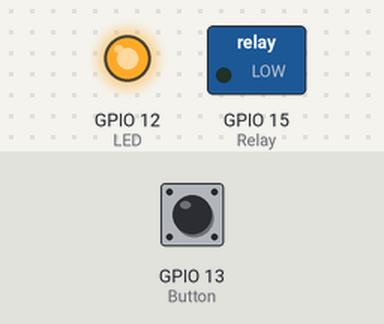
Bench run of a sketch on a simulated ESP8266 (NodeMCU). Shown: switched loads named in the sketch (green lamp = pin HIGH), output pins drawn as LEDs (lit = HIGH). Dashed ring = blinking. The inputs (shaded band) are chosen by the test bench; at power-on: GPIO 13 (Button) HIGH. WiFi joins after 1.5 s; servers stay silent unless stated; storage starts empty; what the sketch prints to the serial monitor is not drawn.

Above: at 2.7 s.
2.8 s: GPIO 13 (Button) pulled LOW for 0.15 s
At 3.5 s:
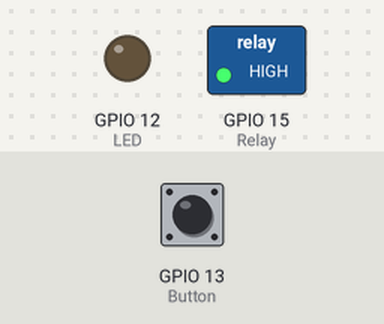
4.4 s: GPIO 13 (Button) pulled LOW for 3.2 s
At 4.61 s:
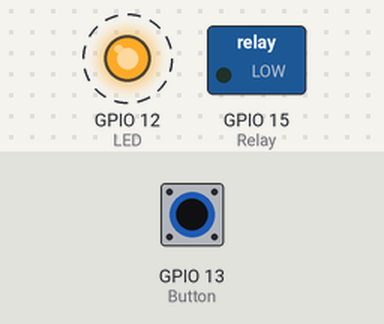
Timing chart, 0 to 9.1 s (numbered marks = the images above; inputs shaded):
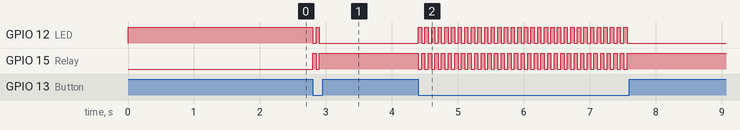

The sketch:

mops.ino
```cpp
#include <Arduino.h>
#include <ESP8266WiFi.h>
#include <WiFiClient.h>
#include <ESP8266WebServer.h>
#include <ESP8266mDNS.h>
#include "WiFiManager.h"
#include <FS.h>
#include <LittleFS.h>
#include <Ticker.h>

String mDNSName = String(ESP.getChipId());
String AccessCode;
const int ServicePort = 80;
ESP8266WebServer WebServer(ServicePort);
Ticker ticker;

const int LED = 12;
const int Relay = 15;
const int Button = 13;

int buttonState = LOW;
int powerState = LOW;

bool shouldSaveConfig = false;


//-------------------------- Electrical Control ---------------------------
void turnOn() {
  Serial.println("Relay On");
  digitalWrite(LED, LOW);
  digitalWrite(Relay, HIGH);
  powerState = HIGH;
}

void turnOff() {
  Serial.println("Relay Off");
  digitalWrite(LED, HIGH);
  digitalWrite(Relay, LOW);
  powerState = LOW;
}

void tick() {
  digitalWrite(LED, !digitalRead(LED));
}
//####################### End Of Electrical Control #######################


//--------------------------- Config Utilities ----------------------------
String readFile(const char* path) {
  if (!LittleFS.exists(path)) {
    File fileToCreate = LittleFS.open(path, "w");
    fileToCreate.print("");
    fileToCreate.close();
  }
  File fileToRead = LittleFS.open(path, "r");
  if (!fileToRead) {
    Serial.print("Failed To Load File: ");
    Serial.println(path);
    return String("");
  }
  size_t size = fileToRead.size();
  std::unique_ptr<char[]> buf(new char[size]);
  fileToRead.readBytes(buf.get(), size);
  fileToRead.close();
  return String(buf.get());
}

bool writeFile(const char* path, String content) {
  File fileToWrite = LittleFS.open(path, "w");
  if (!fileToWrite) {
    Serial.print("Failed To Write File: ");
    Serial.println(path);
    return false;
  }
  fileToWrite.print(content);
  fileToWrite.close();
  return true;
}

void saveConfigCallback () {
  shouldSaveConfig = true;
}

void configModeCallback (WiFiManager *myWiFiManager) {
  Serial.println("Entered config mode");
  Serial.println(WiFi.softAPIP());
  //if you used auto generated SSID, print it
  Serial.println(myWiFiManager->getConfigPortalSSID());
  //entered config mode, make led toggle faster
  ticker.attach(0.2, tick);
}
//######################## End Of Config Utilities ########################


//--------------------------------- Setup ---------------------------------
void setup(void) {
  Serial.begin(115200);
  pinMode(LED, OUTPUT);
  pinMode(Relay, OUTPUT);
  pinMode(Button, INPUT);
  turnOff();
  if (!LittleFS.begin()) {
    Serial.println("LittleFS Mount Failed");
    return;
  }

  mDNSName = readFile("/mDNSName");
  AccessCode = readFile("/AccessCode");

  WiFiManager wifiManager;
  wifiManager.setAPCallback(configModeCallback);
  wifiManager.setSaveConfigCallback(saveConfigCallback);
  WiFiManagerParameter custom_mdnsname("mdns", "mDNS Name", mDNSName.c_str(), 16);
  WiFiManagerParameter custom_accesscode("accesscode", "Access Code", AccessCode.c_str(), 16);
  wifiManager.addParameter(&custom_mdnsname);
  wifiManager.addParameter(&custom_accesscode);

  if (!wifiManager.autoConnect()) {
    Serial.println("failed to connect and hit timeout");
    delay(3000);
    //reset and try again, or maybe put it to deep sleep
    ESP.restart();
    delay(5000);
  } else {
    ticker.detach();
    turnOff();

    if (shouldSaveConfig) {
      mDNSName = custom_mdnsname.getValue();
      AccessCode = custom_accesscode.getValue();
      // Write Config Files
      writeFile("/mDNSName", mDNSName);
      writeFile("/AccessCode", AccessCode);
    }

    WebServer.on("/", []() {
      WebServer.send(200, "text/plain", String(powerState));
    });

    WebServer.on("/switch", []() {
      if (WebServer.method() == HTTP_POST) {
        if (AccessCode.compareTo(WebServer.arg("accesscode")) == 0) {
          int stat = WebServer.arg("status").toInt();
          if (stat == 1) {
            turnOn();
            WebServer.send(200, "text/plain", "Power ON");
          } else if (stat == 0) {
            turnOff();
            WebServer.send(200, "text/plain", "Power OFF");
          }
        } else {
          WebServer.send(401, "text/plain", "Unauthorized");
        }
      } else {
        WebServer.send(405, "text/plain", "Method Not Allowed");
      }
    });

    WebServer.onNotFound([]() {
      WebServer.send(404, "text/plain", "File Not Found");
    });

    WebServer.begin();
    MDNS.addService("http", "tcp", ServicePort);
    Serial.println("HTTP Server Started");
    Serial.print("IP address: ");
    Serial.println(WiFi.localIP());

    if (MDNS.begin(mDNSName)) {
      Serial.print("mDNS responder started, mDNS name: ");
      Serial.println(mDNSName);
    }
    Serial.print("Access Code: ");
    Serial.println(AccessCode);
  }
}
//############################# End Of Setup ##############################


//------------------------------- Main Loop -------------------------------
void loop(void) {
  MDNS.update();
  WebServer.handleClient();
  buttonState = digitalRead(Button);
  if (buttonState == LOW) {
    if (powerState == LOW) {
      turnOn();
    } else {
      turnOff();
    }
    delay(50);
  }
}
//############################ End Of Main Loop ###########################
```

Measured:
- after the input at 2.8 s, GPIO 12 (LED): HIGH → LOW at once, → HIGH 0.05 s later, → LOW 0.05 s later; GPIO 15 (Relay): LOW → HIGH at once, → LOW 0.05 s later, → HIGH 0.05 s later
- after the input at 4.4 s, GPIO 12 (LED): alternates HIGH for 0.05 s and LOW for 0.05 s, 64 changes in all, then stays LOW, starting at once; GPIO 15 (Relay): alternates HIGH for 0.05 s and LOW for 0.05 s, 64 changes in all, then stays HIGH, starting at once
